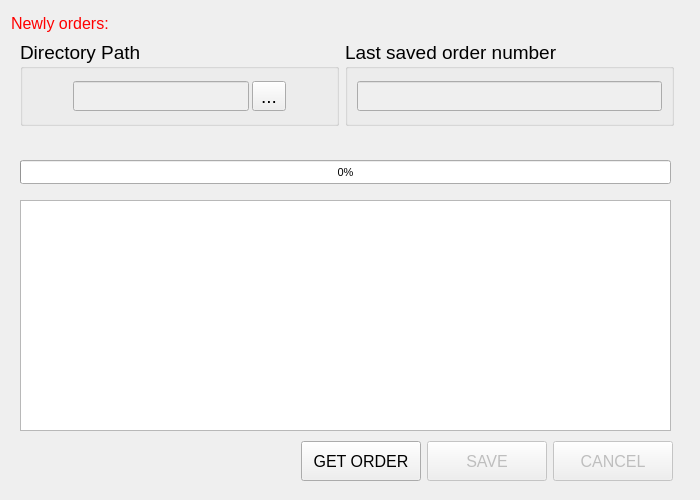
<?xml version="1.0" encoding="UTF-8"?>
<ui version="4.0">
 <class>main</class>
 <widget class="QDialog" name="main">
  <property name="geometry">
   <rect>
    <x>0</x>
    <y>0</y>
    <width>700</width>
    <height>500</height>
   </rect>
  </property>
  <property name="minimumSize">
   <size>
    <width>700</width>
    <height>500</height>
   </size>
  </property>
  <property name="maximumSize">
   <size>
    <width>700</width>
    <height>500</height>
   </size>
  </property>
  <property name="font">
   <font>
    <pointsize>8</pointsize>
   </font>
  </property>
  <property name="windowTitle">
   <string>Greetabl Gift</string>
  </property>
  <property name="windowIcon">
   <iconset>
    <normaloff>asset/greetabl_g.png</normaloff>asset/greetabl_g.png</iconset>
  </property>
  <widget class="QLabel" name="new_orderd_num">
   <property name="geometry">
    <rect>
     <x>11</x>
     <y>11</y>
     <width>321</width>
     <height>24</height>
    </rect>
   </property>
   <property name="font">
    <font>
     <pointsize>12</pointsize>
    </font>
   </property>
   <property name="styleSheet">
    <string notr="true">color: red;</string>
   </property>
   <property name="text">
    <string>Newly orders: </string>
   </property>
  </widget>
  <widget class="QProgressBar" name="progressBar">
   <property name="geometry">
    <rect>
     <x>20</x>
     <y>160</y>
     <width>651</width>
     <height>24</height>
    </rect>
   </property>
   <property name="value">
    <number>0</number>
   </property>
   <property name="alignment">
    <set>Qt::AlignRight|Qt::AlignTop|Qt::AlignTrailing</set>
   </property>
   <property name="textVisible">
    <bool>true</bool>
   </property>
   <property name="textDirection">
    <enum>QProgressBar::TopToBottom</enum>
   </property>
  </widget>
  <widget class="QWidget" name="layoutWidget">
   <property name="geometry">
    <rect>
     <x>20</x>
     <y>40</y>
     <width>654</width>
     <height>86</height>
    </rect>
   </property>
   <layout class="QHBoxLayout" name="horizontalLayout_2" stretch="0,2">
    <item>
     <widget class="QGroupBox" name="groupBox">
      <property name="font">
       <font>
        <pointsize>14</pointsize>
       </font>
      </property>
      <property name="title">
       <string>Directory Path</string>
      </property>
      <layout class="QGridLayout" name="gridLayout_2">
       <property name="leftMargin">
        <number>50</number>
       </property>
       <property name="rightMargin">
        <number>50</number>
       </property>
       <item row="0" column="0">
        <layout class="QHBoxLayout" name="horizontalLayout">
         <property name="spacing">
          <number>3</number>
         </property>
         <item>
          <widget class="QLineEdit" name="directoryLET">
           <property name="enabled">
            <bool>false</bool>
           </property>
           <property name="minimumSize">
            <size>
             <width>0</width>
             <height>30</height>
            </size>
           </property>
           <property name="maximumSize">
            <size>
             <width>16777215</width>
             <height>30</height>
            </size>
           </property>
          </widget>
         </item>
         <item>
          <widget class="QToolButton" name="selectDirectoryBtn">
           <property name="minimumSize">
            <size>
             <width>0</width>
             <height>30</height>
            </size>
           </property>
           <property name="maximumSize">
            <size>
             <width>16777215</width>
             <height>30</height>
            </size>
           </property>
           <property name="text">
            <string>...</string>
           </property>
          </widget>
         </item>
        </layout>
       </item>
      </layout>
     </widget>
    </item>
    <item>
     <widget class="QGroupBox" name="groupBox_2">
      <property name="font">
       <font>
        <pointsize>14</pointsize>
       </font>
      </property>
      <property name="title">
       <string>Last saved order number</string>
      </property>
      <layout class="QGridLayout" name="gridLayout">
       <item row="0" column="0">
        <widget class="QLineEdit" name="lastOrderNumLET">
         <property name="enabled">
          <bool>false</bool>
         </property>
         <property name="minimumSize">
          <size>
           <width>0</width>
           <height>30</height>
          </size>
         </property>
         <property name="maximumSize">
          <size>
           <width>16777215</width>
           <height>30</height>
          </size>
         </property>
        </widget>
       </item>
      </layout>
     </widget>
    </item>
   </layout>
  </widget>
  <widget class="QWidget" name="layoutWidget">
   <property name="geometry">
    <rect>
     <x>250</x>
     <y>440</y>
     <width>423</width>
     <height>42</height>
    </rect>
   </property>
   <layout class="QHBoxLayout" name="horizontalLayout_3">
    <item>
     <spacer name="horizontalSpacer_2">
      <property name="orientation">
       <enum>Qt::Horizontal</enum>
      </property>
      <property name="sizeHint" stdset="0">
       <size>
        <width>40</width>
        <height>20</height>
       </size>
      </property>
     </spacer>
    </item>
    <item>
     <widget class="QPushButton" name="getOrderBtn">
      <property name="minimumSize">
       <size>
        <width>120</width>
        <height>40</height>
       </size>
      </property>
      <property name="font">
       <font>
        <pointsize>12</pointsize>
       </font>
      </property>
      <property name="styleSheet">
       <string notr="true"/>
      </property>
      <property name="text">
       <string>GET ORDER</string>
      </property>
      <property name="autoDefault">
       <bool>false</bool>
      </property>
      <property name="default">
       <bool>false</bool>
      </property>
      <property name="flat">
       <bool>false</bool>
      </property>
     </widget>
    </item>
    <item>
     <widget class="QPushButton" name="saveBtn">
      <property name="enabled">
       <bool>false</bool>
      </property>
      <property name="minimumSize">
       <size>
        <width>120</width>
        <height>40</height>
       </size>
      </property>
      <property name="font">
       <font>
        <pointsize>12</pointsize>
       </font>
      </property>
      <property name="text">
       <string>SAVE</string>
      </property>
      <property name="autoDefault">
       <bool>false</bool>
      </property>
     </widget>
    </item>
    <item>
     <widget class="QPushButton" name="cancelBtn">
      <property name="enabled">
       <bool>false</bool>
      </property>
      <property name="minimumSize">
       <size>
        <width>120</width>
        <height>40</height>
       </size>
      </property>
      <property name="font">
       <font>
        <pointsize>12</pointsize>
       </font>
      </property>
      <property name="text">
       <string>CANCEL</string>
      </property>
      <property name="autoDefault">
       <bool>false</bool>
      </property>
     </widget>
    </item>
   </layout>
  </widget>
  <widget class="QPlainTextEdit" name="errorLog">
   <property name="geometry">
    <rect>
     <x>20</x>
     <y>200</y>
     <width>651</width>
     <height>231</height>
    </rect>
   </property>
  </widget>
 </widget>
 <resources/>
 <connections/>
</ui>
